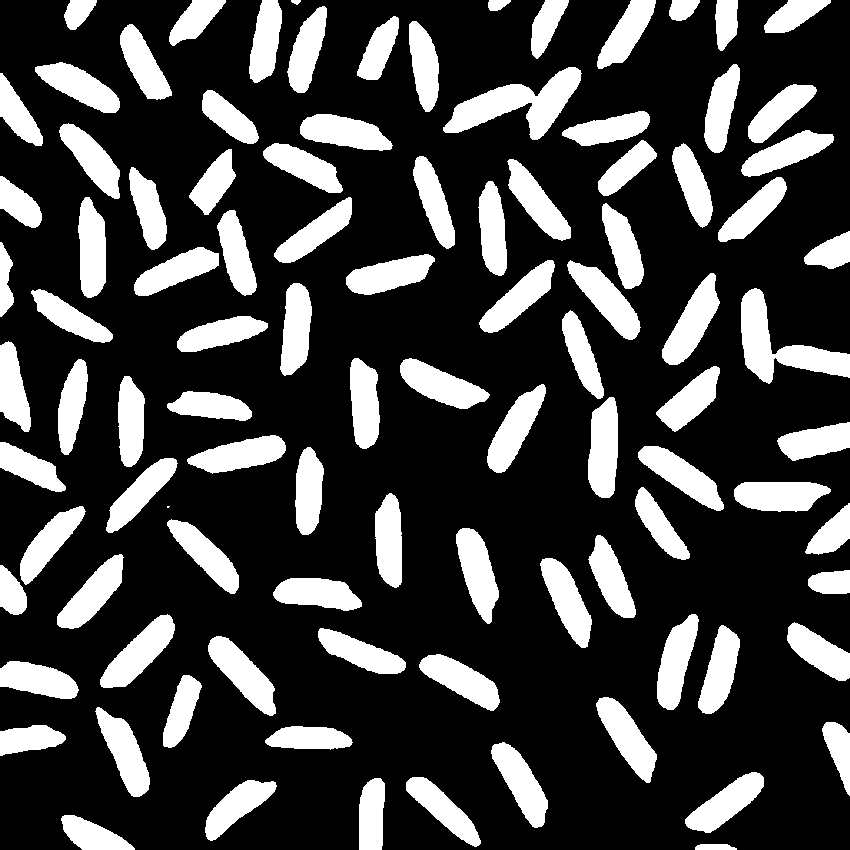
#> input picture 14_CV_notebook/rice_binarized.png, 850 x 850 px
$ jupyter execute 14_rice_grains_contours.ipynb   (shell and % lines are left out)
#> lines starting #> are read from the running program, lines starting #| are printed output that depends on the picture; after the words box and inside, x2 and y2 are one past the last pixel; in counts of white or black regions, pixels touching at a corner belong together
[cell 1]
import matplotlib.pyplot as plt
plt.rcParams['axes.labelsize'] = 18
plt.rcParams['xtick.labelsize'] = 14
plt.rcParams['ytick.labelsize'] = 14
import numpy as np

import cv2

from skimage.io import imread
from skimage import color

[cell 2]
# we start from an already segmented image
img = imread('rice_binarized.png')
#> img: shape (850, 850); 25.5% white; 100 white regions (1 under 20 px)

plt.figure(figsize=(6,6))
plt.imshow(img, cmap=plt.cm.gray)
plt.axis('off')
plt.show()

[cell 3]
# calculation of the contours in the images
contours,hierarchy =cv2.findContours(img,                 # if image is boolean you need to convert with np.uint8(img)
                                     cv2.RETR_LIST,       # retrieves all contours without establishing any hierarchy
                                     cv2.CHAIN_APPROX_NONE# lists all contour points, not endpoints of line segments
                                    )
#> contours = 100 contours, 1 with area under 20; largest, box (x1, y1, x2, y2) and area: (443, 67, 582, 140) 4024, (741, 288, 850, 384) 3744, (588, 397, 618, 498) 2357, (100, 614, 175, 688) 2354, (662, 273, 720, 365) 2336

[cell 4]
# pixels belonging to the first contour
print(contours[1])
#> (printed output is left out)

[cell 5]
# draw contours into color image
dst = color.gray2rgb(img)
#> dst is the input picture: shape (850, 850, 3); 25.5% white; 100 white regions (1 under 20 px), largest, box (x1, y1, x2, y2) and area: (443, 67, 582, 140) 4205, (741, 288, 850, 384) 3934, (588, 397, 618, 498) 2466
image_plus = cv2.drawContours(dst, contours,
                              -1,                # index of contour to draw, -1 means all
                              (255,0,0),         # color of contour
                              2                  # thickness of line, 2 for better visualization
                             )
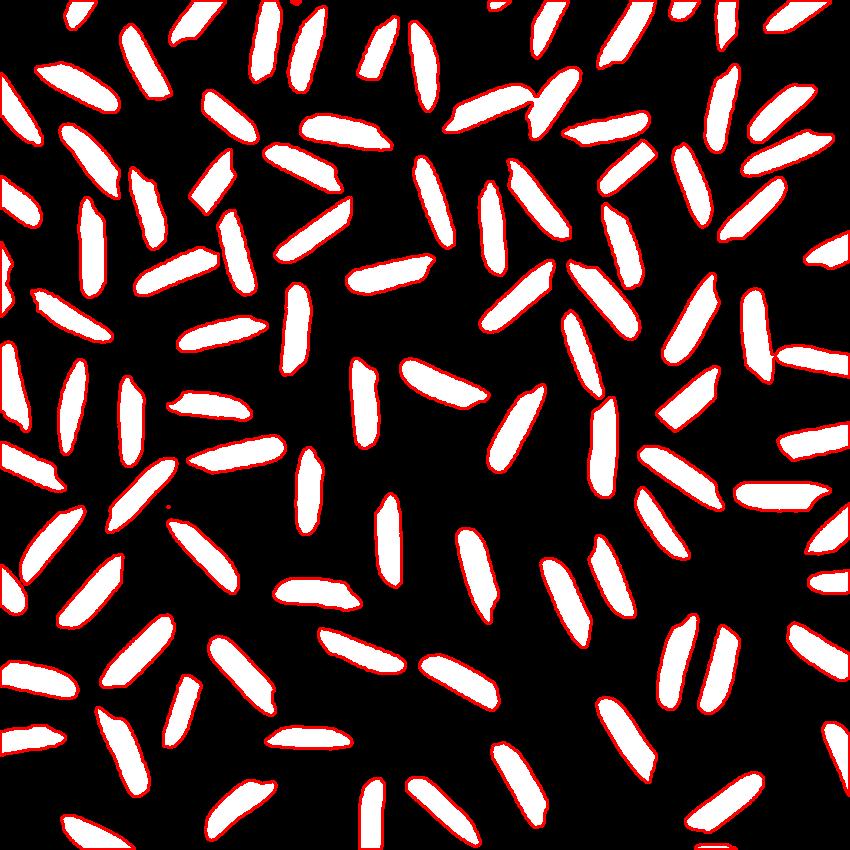
#> image_plus: shape (850, 850, 3); mean R, G, B 73.3, 50.6, 50.6

plt.figure(figsize=(7,7))
plt.imshow(image_plus, cmap=plt.cm.gray)
plt.axis('off')
plt.title('rice image with contours', fontsize=20)
plt.show()

[cell 6]
# compute surrounded area and length of the contours
for i in range(len(contours)):
        print('Contour {}: Area = {:.2f}, Length = {:.2f}'.format(
               i,  cv2.contourArea(contours[i]), cv2.arcLength(contours[i], True))) # True indicates closed contour
#> this loop made 100 passes
#| Contour 0: Area = 176.50, Length = 87.90
#| Contour 1: Area = 1404.50, Length = 182.95
#| Contour 2: Area = 1893.50, Length = 210.35
#| Contour 3: Area = 1556.50, Length = 180.87
#| Contour 4: Area = 1885.50, Length = 219.81
#| Contour 5: Area = 2117.00, Length = 217.42
#| Contour 6: Area = 2197.50, Length = 228.69
#| Contour 7: Area = 1515.50, Length = 196.81
#> (further printed lines are left out)

[cell 7]
# compute the average length of the contours
avg =0
for i in range(len(contours)):
    length =  cv2.arcLength(contours[i], True)
    avg += length
#> this loop made 100 passes
#> (length, avg) on passes 1 to 12: (87.9, 87.9), (183, 270.9), (210.4, 481.2), (180.9, 662.1), (219.8, 881.9), (217.4, 1099.3), (228.7, 1328), (196.8, 1524.8), (170.7, 1695.5), (176, 1871.5), (236.2, 2107.7), (229.7, 2337.3)
#> after the loop, avg = 20190.4

avg = avg / len(contours)
#> avg = 201.9

print('{:.2f}'.format(avg))

[cell 8]
# draw contours in two colors depending if they are longer or shorter than the average
img_f = color.gray2rgb(img)
#loop through all contours
for i in range(len(contours)):

    if  cv2.arcLength(contours[i], True) < avg:
        red =255
        blue = 0
    else:
        blue =255
        red = 0

    img_f=cv2.drawContours(img_f,[contours[i]],0,(red,0,blue),2)
#> this loop made 100 passes
#> (blue, red) on passes 3, 5, 6, 7, 11, 12, 14, 15, 16, 17, 18, 20: (255, 0), (255, 0), (255, 0), (255, 0), (255, 0), (255, 0), (255, 0), (255, 0), (255, 0), (255, 0), (255, 0), (255, 0)
#> pass 2, `img_f=cv2.drawContours(img_f,[contours[i]],0,(red,0,blue),2)`:
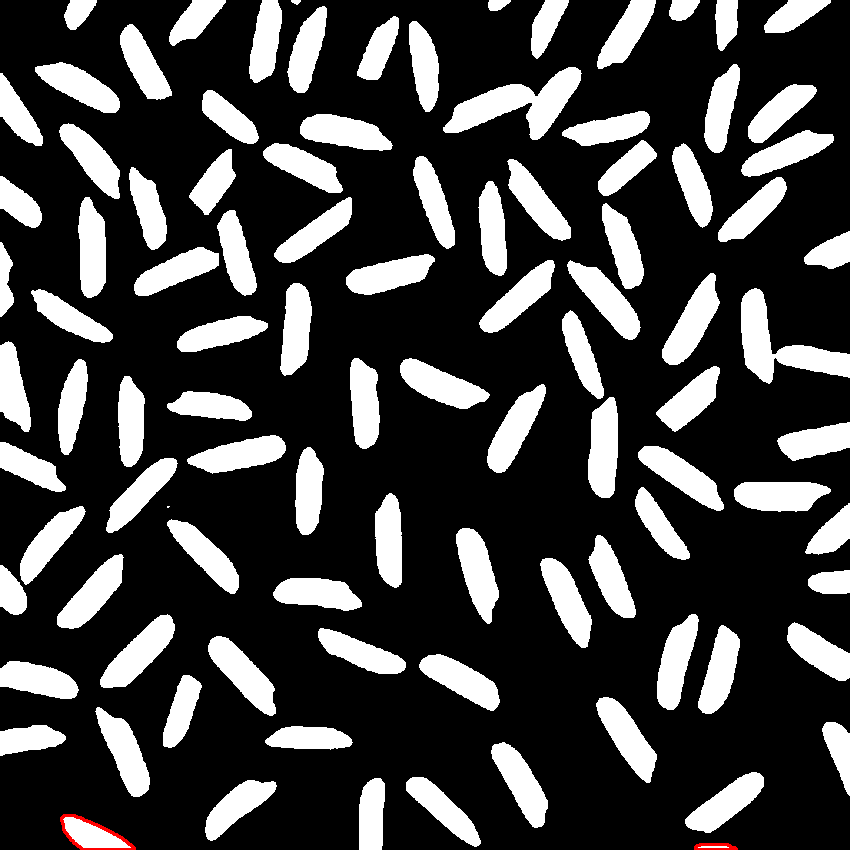
#> img_f: shape (850, 850, 3); mean R, G, B 65, 64.8, 64.8
#> pass 3, `img_f=cv2.drawContours(img_f,[contours[i]],0,(red,0,blue),2)`:
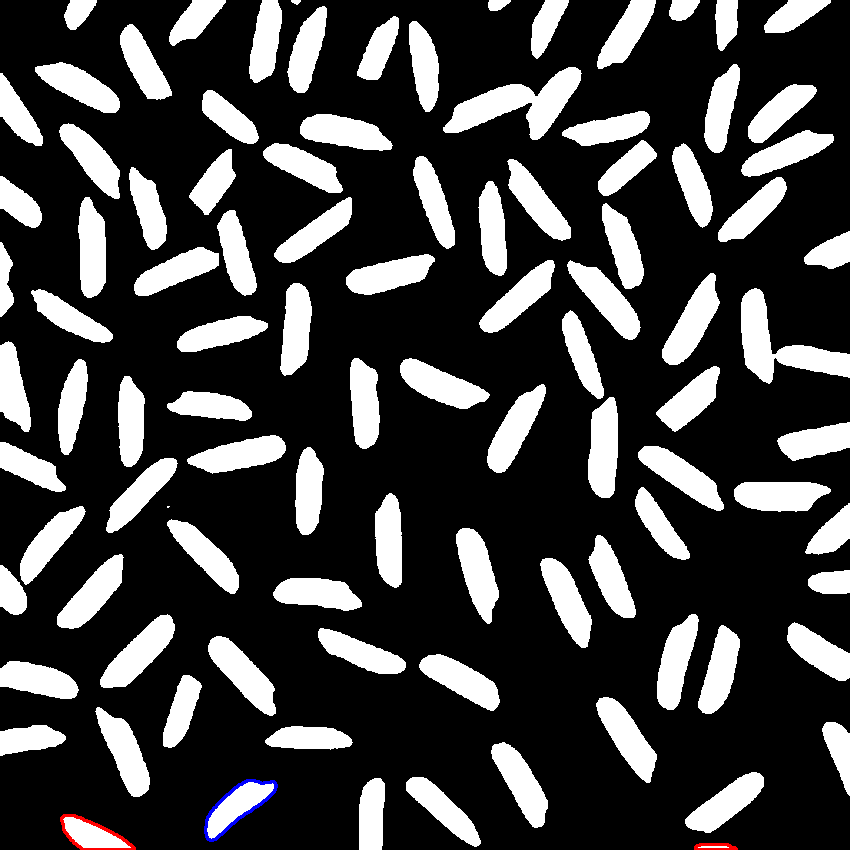
#> img_f: shape (850, 850, 3); 0.1% of pixels changed, all inside (x1, y1, x2, y2) = (204, 779, 278, 842)
#> after the loop:
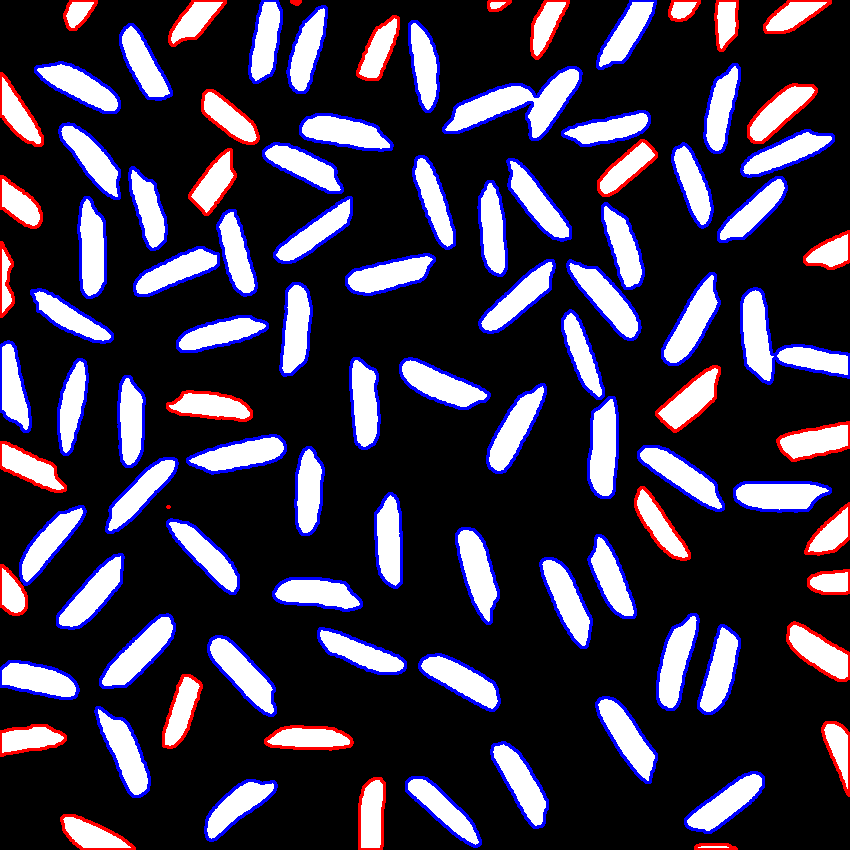
#> img_f: shape (850, 850, 3); 8.71% of pixels changed, all inside (x1, y1, x2, y2) = (0, 0, 850, 850)

plt.figure(figsize=(7,7))
plt.imshow(img_f)
plt.axis('off')
plt.title('contours, sorted', fontsize=20)
plt.show()
